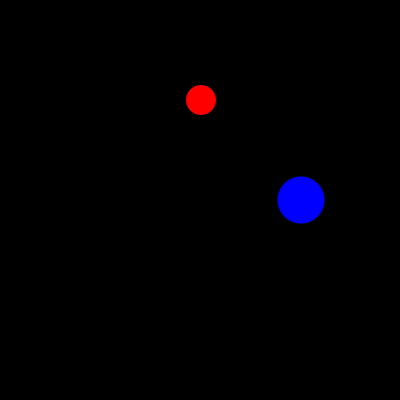
Frame 1 (no input)
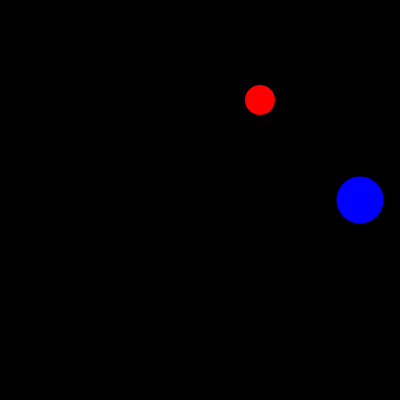
Frame 60 (the mouse pressed at the canvas centre just before this capture)
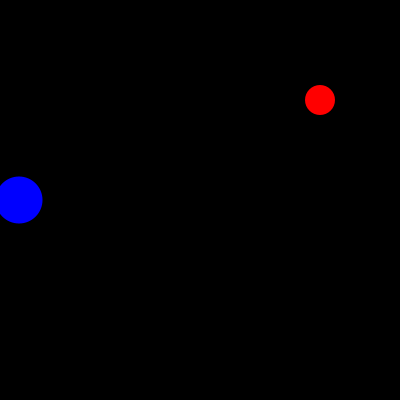
Frame 120 (the mouse held since frame 60 and released just before this capture)

The Processing sketch that drew these frames (run headless with seeded random() and noise(); from frame 60 on, the mouse is pressed at the canvas centre):

// Processing sketch: processing_142600
// ── processing_142600.pde

Figure f1, f2;

void setup ( )
{
  size( 400, 400 );
  f1 = new Figure(  );
  f1.x = 200;
  f1.y = 100;
  f1.dim = 30;
  f1.col = color( 255, 0, 0 );
  f2 = new Figure(  );
  f2.x = 300;
  f2.y = 200;
  f2.dim = 47;
  f2.col = color( 0, 0, 255 );
  noStroke( );
}
void draw( ) {
  background( 0 );
  f1.moveFigure( );
  f1.drawFigure( );
  f2.moveFigure( );
  f2.drawFigure( );
}
class Figure
{
  int x, y, dim;
  color col;
  
  void drawFigure()
  {
    fill(col);
    ellipse(x,y,dim,dim);
  }
  
  void moveFigure()
  {
    if (x < width)
    {
      x = x + 1;
    }
    else if (x == width)
    {
      x = 0;
    }
  }
}
